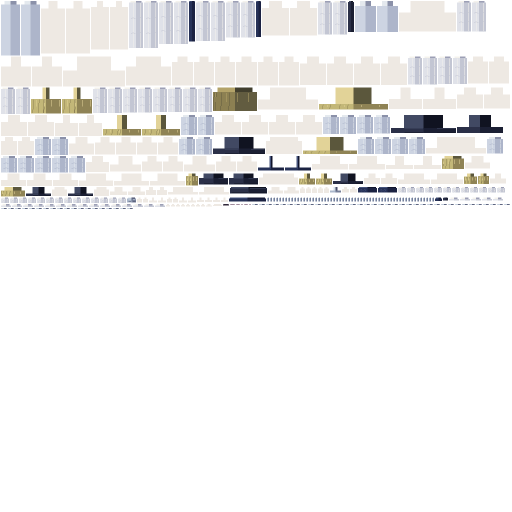
#> input picture tools/approved_models/angel/draft/angel.png, 1024 x 1024 px, found by its file name (shown at 1/2 size)
$ python preview_angel.py
#> lines starting #> are read from the running program, lines starting #| are printed output that depends on the picture
"""Render integrated GeckoLib vertices and refresh Angel's fusion card only."""
from pathlib import Path
import json, sys
import numpy as np
from PIL import Image, ImageDraw, ImageFont

ROOT = Path(__file__).resolve().parents[2]
ASSETS = ROOT / 'src/main/resources/assets/velvet_eclipse'
OUT = ROOT / 'build/reports/model-combat'
sys.path.insert(0, str(ROOT / 'tools/velvet_room'))
import portrait_raster as raster

def faces(clip, scale=1):
    texture = np.array(Image.open(ASSETS / 'textures/entity/angel.png').convert('RGBA'))
    result = []
    for face in json.loads((OUT / f'angel-{clip}.json').read_text()):
        v = np.array(face['vertices']); p = v[:, :3] * scale; uv = v[:, 3:5]
        if np.dot(np.cross(p[1]-p[0], p[2]-p[0]), face['normal']) < 0:
            p = p[::-1]; uv = uv[::-1]
        result.append((p, uv, texture, None))
    return result

def render(clip, width, height, margin=18):
    raster.W, raster.H = width, height
    mesh = faces(clip); points = np.concatenate([f[0] for f in mesh])
    center = (points.min(0)+points.max(0))/2
    distance = np.linalg.norm(points.max(0)-points.min(0))*1.3
    for _ in range(80):
        camera = raster.Camera(center+np.array([.18, .05, -1])*distance, center, 36)
        q = camera.project(points)
        if q[:,0].min()>margin and q[:,0].max()<width-margin and q[:,1].min()>margin and q[:,1].max()<height-margin:
            break
        distance *= 1.06
    return raster.raster(Image.new('RGB', (width,height), '#18243a'), mesh, camera, brightness=1.12)

font = ImageFont.truetype(str(ASSETS / 'font/body.ttf'), 21)
sheet = Image.new('RGB', (1320,640), '#0a1425'); draw = ImageDraw.Draw(sheet)
#> after `sheet = Image.new('RGB', (1320, 640), '#0a1425')`:
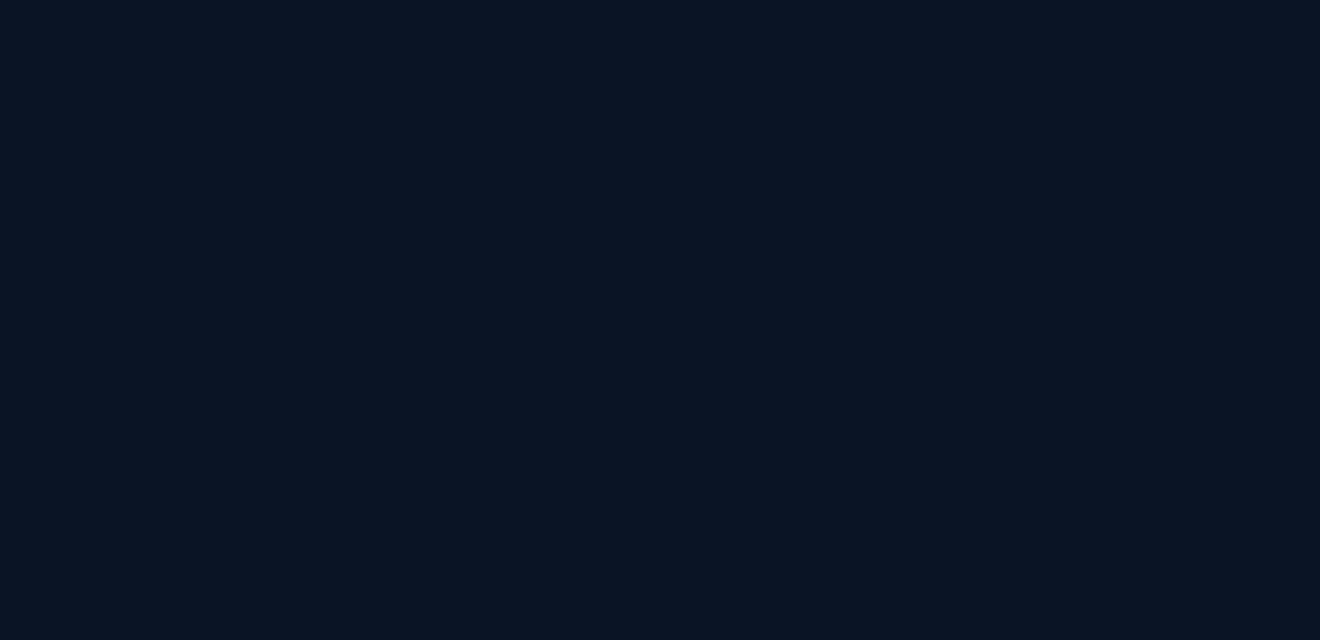
#> sheet: PIL image 1320x640 RGB; mean R, G, B 10, 20, 37
for col, (clip, title) in enumerate([('misc.idle','Repouso'), ('action.physical','Ataque físico / amostra'), ('action.magic','Ataque mágico / amostra')]):
    sheet.paste(render(clip, 430,560), (col*440+5,38))
#> in faces, texture is the input picture: shape (1024, 1024, 4); mean R, G, B, A 52.8, 52.4, 52.1, 65.6
#> after the loop in faces, `for face in json.loads((OUT / f'angel-{clip}.json').read_text()):`: result = []
#> (the run stopped early here; a loop or call above may not have finished)
